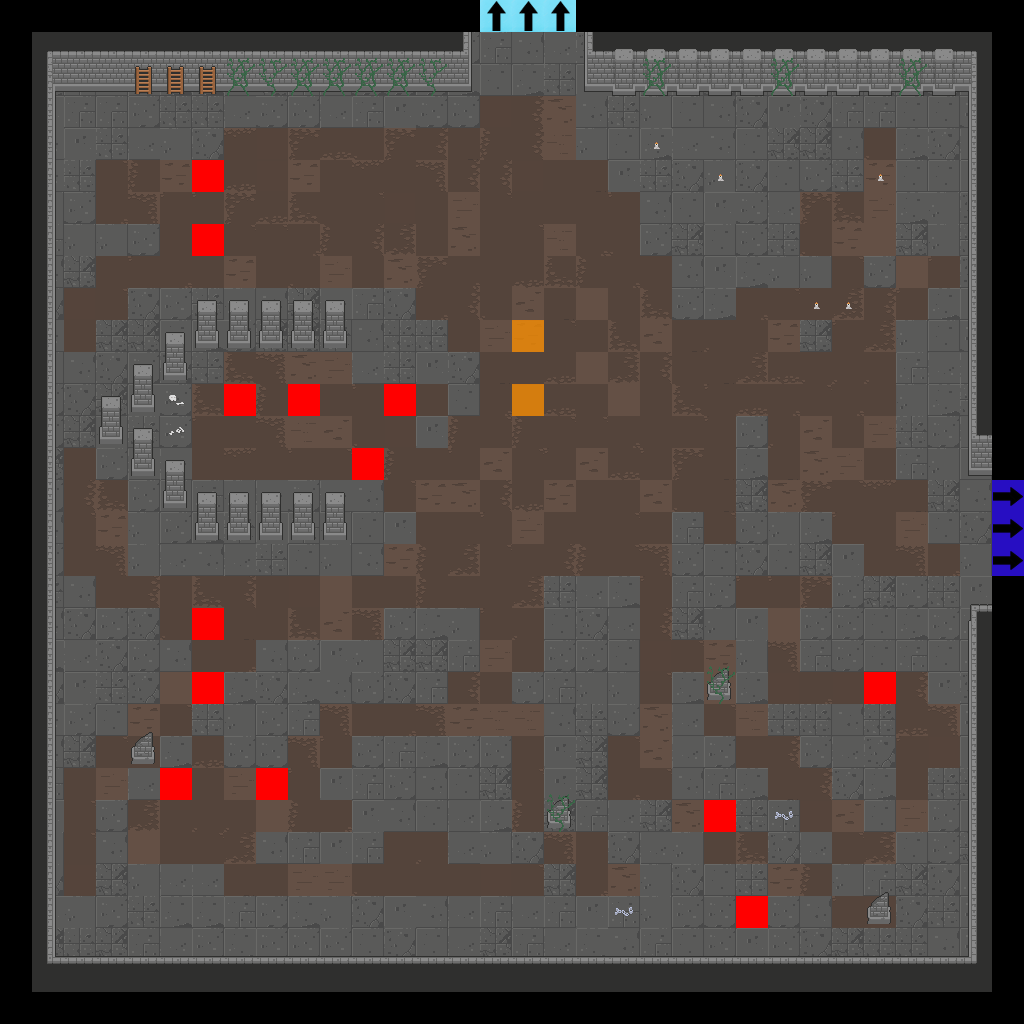

This is a level from a 2D game, rendered from its Tiled map with the project's own tilesets. A one-line summary and the map file follow, with tile-layer data summarised:
An orthogonal 32x32 tile map with 32x32 px tiles, 7 tile layers (Floor, Walls, Doors, Pillars, ...), 2 tilesets.

<map version="1.2" tiledversion="2019.04.18" orientation="orthogonal" renderorder="right-down" width="32" height="32" tilewidth="32" tileheight="32" infinite="0" nextlayerid="22" nextobjectid="1">
 <tileset firstgid="1" source="Dungeon_Tileset_2.tsx" />
 <tileset firstgid="321" source="flags.tsx" />
 <layer id="15" name="Floor" width="32" height="32">
  <data>[1024 cells, 900 non-empty, 42 distinct tile ids]</data>
 </layer>
 <layer id="16" name="Walls" width="32" height="32">
  <data>[1024 cells, 167 non-empty, 23 distinct tile ids]</data>
 </layer>
 <layer id="17" name="Doors" width="32" height="32">
  <data>[1024 cells, 0 non-empty, 0 distinct tile ids]</data>
 </layer>
 <layer id="18" name="Pillars" width="32" height="32">
  <data>[1024 cells, 38 non-empty, 4 distinct tile ids]</data>
 </layer>
 <layer id="19" name="Candles" width="32" height="32">
  <data>[1024 cells, 5 non-empty, 1 distinct tile ids]</data>
 </layer>
 <layer id="20" name="Debris" width="32" height="32">
  <data>[1024 cells, 31 non-empty, 8 distinct tile ids]</data>
 </layer>
 <layer id="21" name="Flags" width="32" height="32">
  <data>[1024 cells, 21 non-empty, 4 distinct tile ids]</data>
 </layer>
</map>
